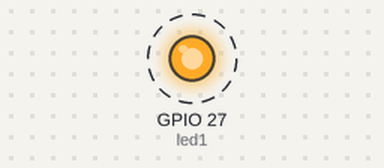
Bench run of a program on a simulated Raspberry Pi (BCM pin numbers). Shown: output pins drawn as LEDs (lit = HIGH). Dashed ring = blinking. What the program prints to the terminal is not drawn.

Above: at 0.5 s.
Timing chart, 0 to 4.6 s (numbered marks = the images above):
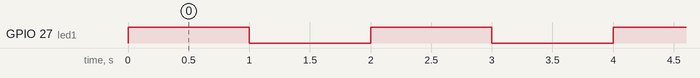

The program:

ledonoff.py
```python
import RPi.GPIO as GPIO
import time
GPIO.setmode(GPIO.BCM)
GPIO.setwarnings(True)
led1=27
led2=10
GPIO.setup(led1,GPIO.OUT)

while True:
	GPIO.output(led1,1)
	print('led on')
	time.sleep(1)
	GPIO.output(led1,0)
	print('led off')
	time.sleep(1)
GPIO.cleanup()
```

Measured:
- by itself, GPIO 27 (led1): alternates HIGH for 1.0 s and LOW for 1.0 s
